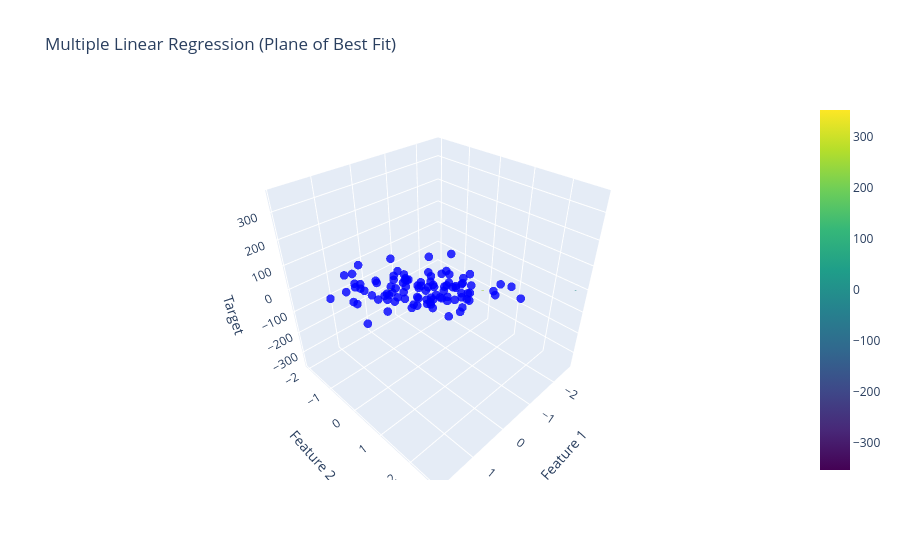

Notebook code cell kept with this figure:
### Markdown cell above
## 2. Visualizing Multiple Linear Regression (3D Plane)

In **Multiple Linear Regression**, we have multiple independent variables ($x_1, x_2, \dots, x_n$). Instead of a line, we are fitting a **plane** (in 3D) or a **hyperplane** (in >3D).
$$ y = \beta_0 + \beta_1 x_1 + \beta_2 x_2 + \dots + \beta_n x_n $$

Let's generate a toy dataset with 2 features so we can visualize how a plane fits the data points in a 3D space.

### Code cell
# 2. Multiple Linear Regression Data (2 Features)
X_multi, y_multi = make_regression(n_samples=100, n_features=2, n_informative=2, n_targets=1, noise=50, random_state=42)
df_multi = pd.DataFrame({'feature1': X_multi[:, 0], 'feature2': X_multi[:, 1], 'target': y_multi})

lr_multi = LinearRegression()
lr_multi.fit(X_multi, y_multi)

# Create a meshgrid for the plane
x_surf, y_surf = np.meshgrid(np.linspace(df_multi.feature1.min(), df_multi.feature1.max(), 10),
                             np.linspace(df_multi.feature2.min(), df_multi.feature2.max(), 10))
z_surf = lr_multi.intercept_ + lr_multi.coef_[0] * x_surf + lr_multi.coef_[1] * y_surf

# Plotly 3D Scatter + Plane
fig = go.Figure()
fig.add_trace(go.Scatter3d(x=df_multi.feature1, y=df_multi.feature2, z=df_multi.target, mode='markers',
                           marker=dict(size=5, color='blue', opacity=0.8), name='Data points'))
fig.add_trace(go.Surface(x=x_surf, y=y_surf, z=z_surf, name='Regression Plane', colorscale='Viridis', opacity=0.5))
fig.update_layout(title='Multiple Linear Regression (Plane of Best Fit)',
                  scene=dict(xaxis_title='Feature 1', yaxis_title='Feature 2', zaxis_title='Target'))
fig.show()
